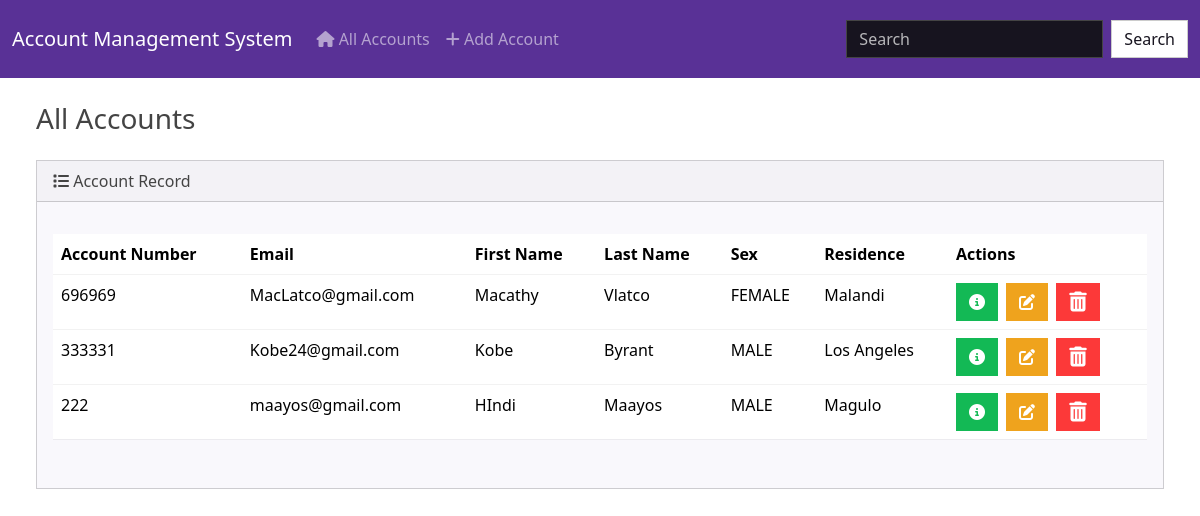
The page / on the database its author committed.
### accounts/models.py (models this page shows, shortened)
class Account(models.Model):
    class Sex(models.TextChoices):
        MALE = 'M', 'MALE'
        FEMALE = 'F', 'FEMALE'
    account_number = models.PositiveBigIntegerField()
    email = models.EmailField(max_length=100)
    first_name = models.CharField(max_length=50)
    last_name = models.CharField(max_length=50)
    sex = models.CharField(max_length=1, choices=Sex.choices)
    residence = models.CharField(max_length=50)

### accounts/views.py (the view)
# urls.py: path('', views.index, name='index'),
def index(request):
    return render(request, 'accounts/index.html',{ #Renders the 'accounts/index.html' template.
        'accounts': Account.objects.all()          #Retrieves all accounts from the database using Account.objects.all().
    })

### accounts/templates/accounts/index.html (shortened to what this page needs)
{% extends "accounts/base.html" %}
{% block body %}
<h3 class="m-4">All Accounts</h3>
<div class="row">
    <div class="col-12">
        {% if accounts %}
        <div class="card bg-light ms-4 me-4 mb-4">
            <div class="card-header">
                <i class="fa-solid fa-list"></i> Account Record
            </div>
            <div class="card-body">
              <p class="card-text">
                <div class="table-responsive">
                    <table class="table table-hover">
                        <thead>
                            <th scope="col">Account Number</th>
                            <th scope="col">Email</th>
                            <th scope="col">First Name</th>
                            <th scope="col">Last Name</th>
                            <th scope="col">Sex</th>
                            <th scope="col">Residence</th>
                            <th scope="col">Actions</th>
                        </thead>
                        <tbody>
                            {% for account in accounts %}
                            <tr>
                                <td>{{ account.account_number }}</td>
                                <td>{{ account.email }}</td>
                                <td>{{ account.first_name }}</td>
                                <td>{{ account.last_name }}</td>
                                <td>{{ account.get_sex_display }}</td>
                                <td>{{ account.residence }}</td>
                                <td>
                                    <button type="button" class="btn btn-success me-1" href="{% url 'view_account' account.id}" data-bs-toggle="modal" data-bs-target="#myModal{{account.id}}">
                                        <i class="fa-solid fa-circle-info"></i>
                                    </button>
                                      <a class="btn btn-warning me-1" href="{% url 'update' account.id %}">
                                        <i class="fa-solid fa-pen-to-square"></i>
                                      </a>
                                      <button type="button" class="btn btn-danger" data-bs-toggle="modal" data-bs-target="#delete{{account.id}}">
                                        <i class="fa-solid fa-trash-can fa-lg"></i>
                                      </button>
                                </td>
                            </tr>
                            {% endfor %}
                        </tbody>
                    </table>
                </div>
              </p>
            </div>
        </div>
        {% else %}
        <h5 class="alert alert-primary ms-4 me-4">No Account Records</h5>
        {% endif %}
    </div>
</div>
{% endblock %}

### accounts/templates/accounts/base.html (shortened to what this page needs)
{% load static %}
<!DOCTYPE html>
<html lang="en">
    <head>
        <link rel="stylesheet" href="https://cdnjs.cloudflare.com/ajax/libs/font-awesome/6.5.1/css/all.min.css"/>
        <link href="{% static 'css/bootstrap.min.css' %}" rel="stylesheet">
    </head>
    <body>
        <nav class="navbar navbar-expand-lg bg-primary" data-bs-theme="dark">
            <div class="container-fluid">
              <a class="navbar-brand" href="{% url 'index' %}">Account Management System</a>
              <div class="collapse navbar-collapse" id="navbarColor01">
                <ul class="navbar-nav me-auto">
                  <li class="nav-item">
                    <a class="nav-link" href="{% url 'index' %}">
                        <i class="fa-solid fa-house"></i> All Accounts
                    </a>
                  </li>
                  <li class="nav-item">
                    <a class="nav-link" href="{% url 'add_account' %}">
                        <i class="fa-solid fa-plus"></i> Add Account
                    </a>
                  </li>
                </ul>
                <form class="d-flex" action="{% url 'search_account' %}" method="GET">
                  <input class="form-control me-sm-2" type="search" placeholder="Search" name="q">
                  <button class="btn btn-secondary my-2 my-sm-0" type="submit">Search</button>
                </form>
              </div>
            </div>
          </nav>
          <div class="container-fluid">
            {% block body %}
            {% endblock %}
          </div>
    </body>
</html>

### rows shown on the page
Account: account_number "696969", email "MacLatco@gmail.com", first_name "Macathy", last_name "Vlatco", sex "FEMALE", residence "Malandi"
Account: account_number "333331", email "Kobe24@gmail.com", first_name "Kobe", last_name "Byrant", sex "MALE", residence "Los Angeles"
Account: account_number "222", email "maayos@gmail.com", first_name "HIndi", last_name "Maayos", sex "MALE", residence "Magulo"
